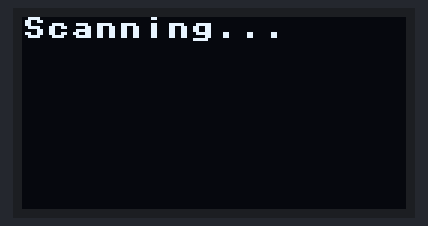
A program run on a simulated Raspberry Pi Pico running MicroPython. Parts: 128×64 one-colour display. A WiFi scan finds one network, HomeNet.

Above: at 0.1 s.
At 2.1 s:
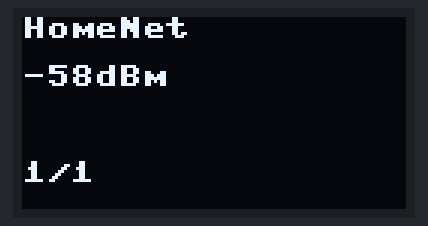
At 4.1 s:
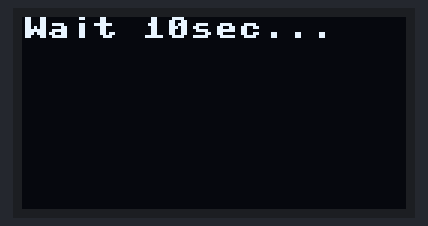

The program:

wifi_monitor.py
```python
from machine import Pin, I2C
import ssd1306
import network
import time

i2c = I2C(0, sda=Pin(0), scl=Pin(1))
oled = ssd1306.SSD1306_I2C(128, 64, i2c)

wlan = network.WLAN(network.STA_IF)
wlan.active(True)

while True:
    # スキャン中の表示
    oled.fill(0)
    oled.text("Scanning...", 0, 0)
    oled.show()

    nets = wlan.scan()

    # 1件ずつ表示
    for i, net in enumerate(nets):
        ssid = net[0].decode('utf-8', 'ignore')[:16]
        rssi = str(net[3])
        oled.fill(0)
        oled.text(ssid, 0, 0)
        oled.text(rssi + "dBm", 0, 16)
        oled.text(str(i+1)+"/"+str(len(nets)), 0, 48)
        oled.show()
        time.sleep(2)

    # 10秒待機
    oled.fill(0)
    oled.text("Wait 10sec...", 0, 0)
    oled.show()
    time.sleep(10)
```

Measured:
- by itself, everything shown: repeats every 14.1 s, in 3 steps
- what the display in image 1 shows lasts 2.0 s, from 2.1 s to 4.1 s
- what the display in image 2 shows lasts 10.0 s, from 4.1 s to 14.1 s
